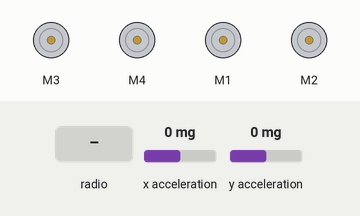
Recording of a program running on a simulated BBC micro:bit (MakeCode). Shown: 4 × DC motor (green arrow = forward, orange = backward, longer = faster). Inputs (shaded band) come from the test bench; at power-on: x acceleration 0 mg, y acceleration 0 mg. No radio messages arrive unless stated (any console line starting 'radio sent:' is added by the test bench); what the program prints to the serial console is not drawn.

Above: at 1.2 s.
1.3 s: radio message "mEsq=1" arrives
At 1.9 s:
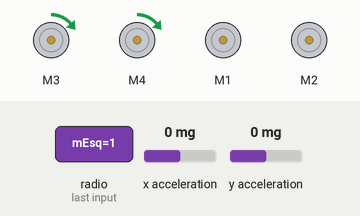
2.8 s: radio message "mEsq=100" arrives
At 4.0 s:
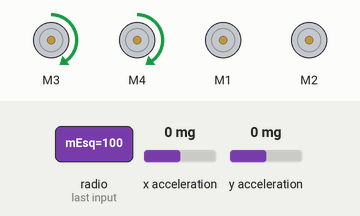
4.3 s: radio message "mDir=1" arrives
At 5.4 s:
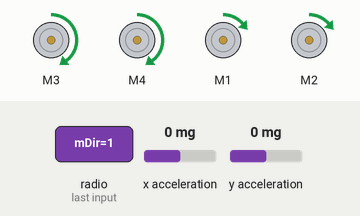
5.8 s: radio message "mEsq=0" arrives
At 6.5 s:
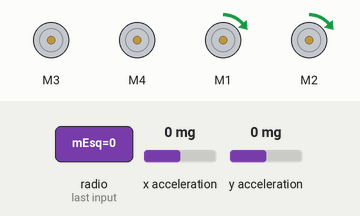
7.3 s: radio message "mDir=100" arrives
At 7.7 s:
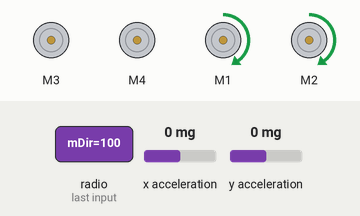
Timing chart, 0 to 10.3 s (numbered marks = the images above; inputs shaded):
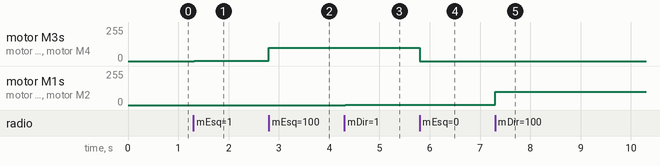

The program:

main.ts
```typescript
radio.setGroup(77);
let mEsq: number;
let mDir: number;

basic.forever(function () {
    radio.sendValue("mEsq", mEsq);
    radio.sendValue("mDir", mDir);
    if(Math.abs(input.acceleration(Dimension.Y)) >= 2 * Math.abs(input.acceleration(Dimension.X))) {
        mEsq = Math.map(input.acceleration(Dimension.Y), 1023, -1023, -255, 255);
        mDir = mEsq;
    } else if(Math.abs(input.acceleration(Dimension.X)) >= 3 * Math.abs(input.acceleration(Dimension.Y)) || input.acceleration(Dimension.Y) >= 0) {
        mEsq = Math.map(input.acceleration(Dimension.X), -1023, 1023, -255, 255);
        mDir = mEsq * -1;
    } else {
        if(input.acceleration(Dimension.X) >= 0) {
            mEsq = Math.map((Math.abs(input.acceleration(Dimension.X)) + Math.abs(input.acceleration(Dimension.Y))) / 2, 0, 1023, 0, 255);
            mDir = 0;
        } else if(input.acceleration(Dimension.X) < 0) {
            mEsq = 0;
            mDir = Math.map((Math.abs(input.acceleration(Dimension.X)) + Math.abs(input.acceleration(Dimension.Y))) / 2, 0, -1023, 0, -255);
        }
    }
})

radio.onReceivedValue(function(name: string, value: number) {
    if(name === "mEsq") {
        robotbit.MotorRunDual(robotbit.Motors.M2A, value, robotbit.Motors.M2B, value);
    } else if(name === "mDir") {
        robotbit.MotorRunDual(robotbit.Motors.M1A, value, robotbit.Motors.M1B, value);
    }
})
```

test.ts
```typescript
// testes vão aqui; isto não será compilado quando este pacote for usado como uma extensão.
```

Measured:
- after the input at 1.3 s, motor M3, motor M4: stopped → forward 1/255 at once
- after the input at 2.8 s, motor M3, motor M4: forward 1/255 → forward 100/255 at once
- after the input at 4.3 s, motor M1, motor M2: stopped → forward 1/255 at once
- after the input at 5.8 s, motor M3, motor M4: forward 100/255 → stopped at once
- after the input at 7.3 s, motor M1, motor M2: forward 1/255 → forward 100/255 at once
